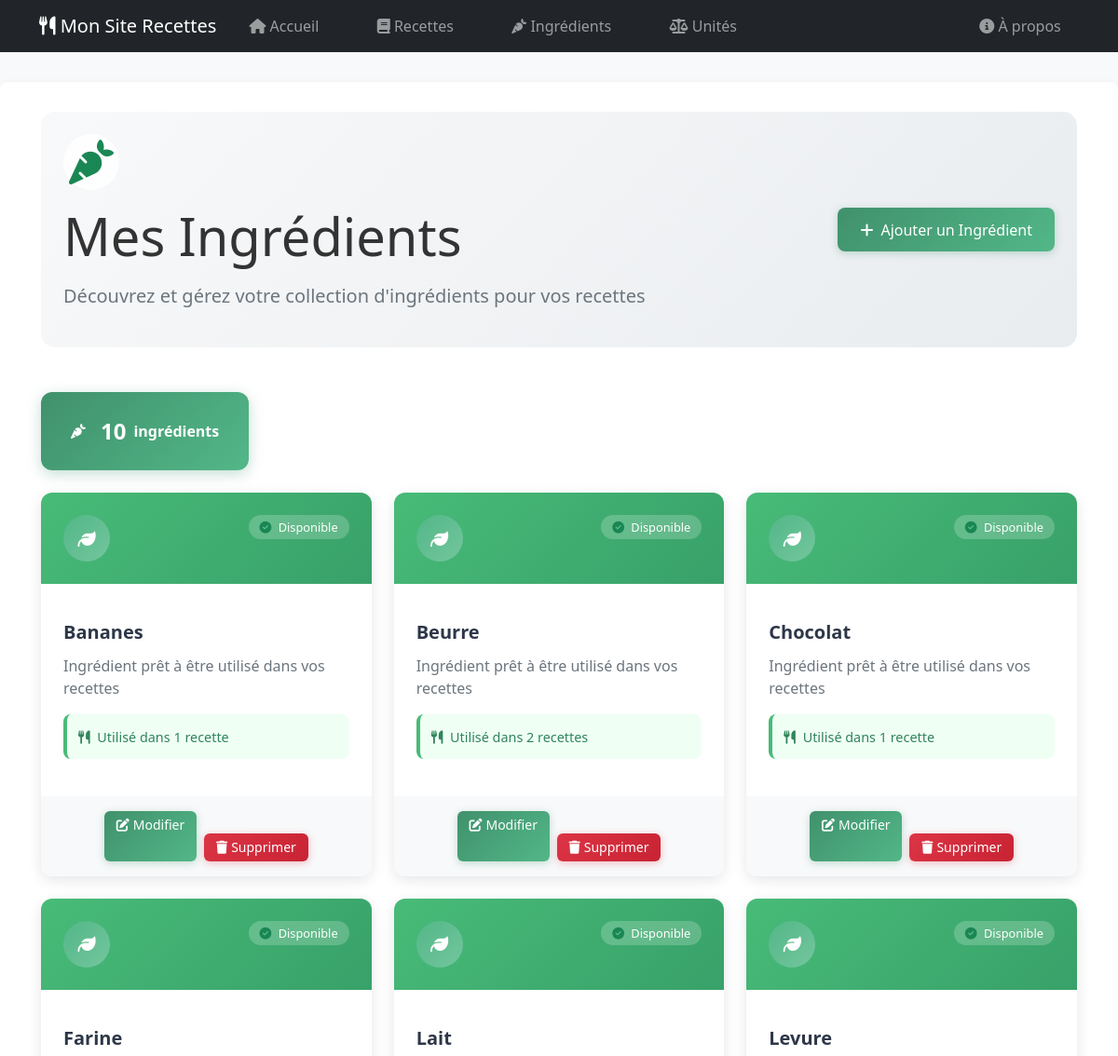
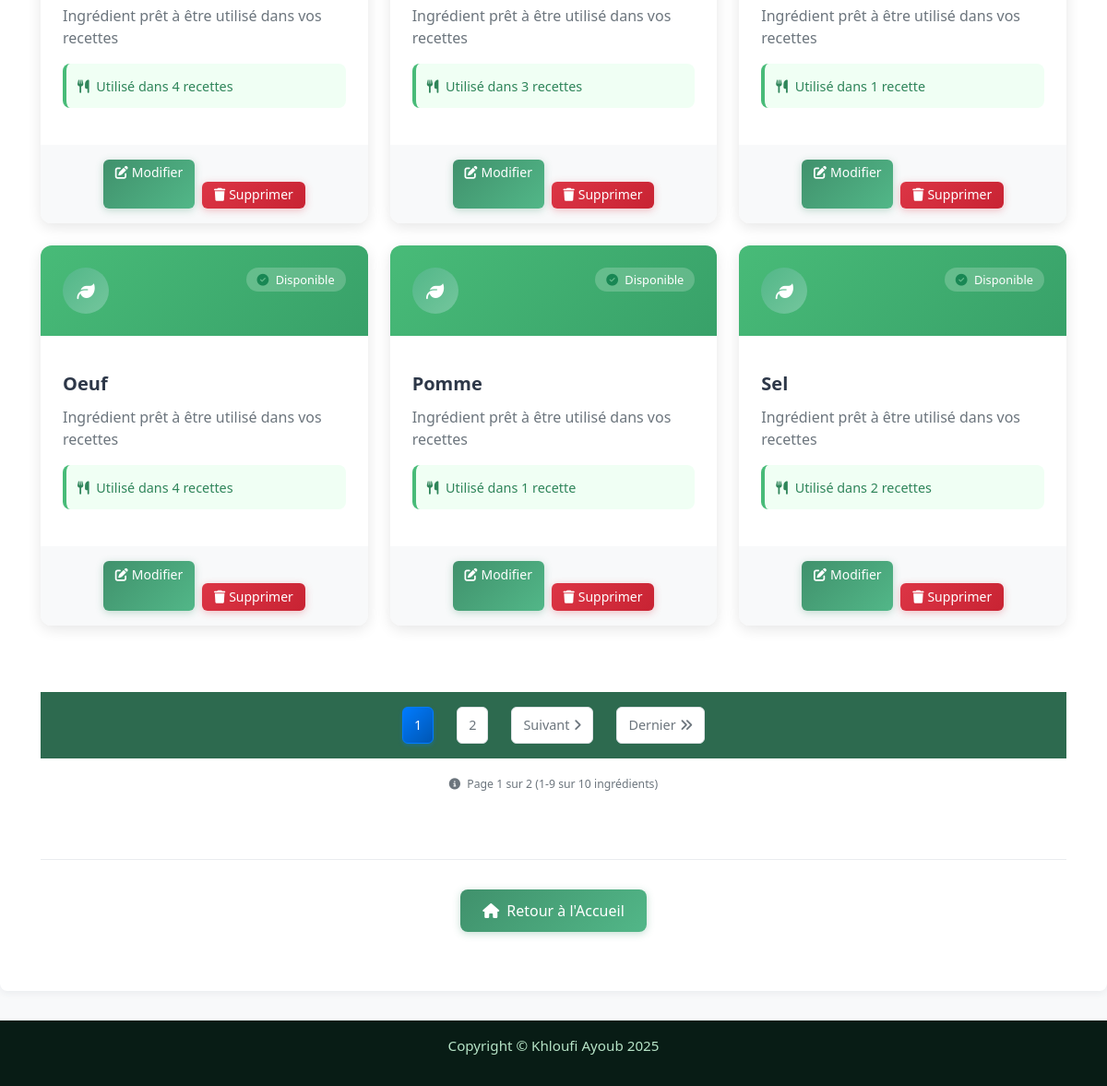
The page /ingredients/ on the database as committed earlier (2 pictures, top to bottom).
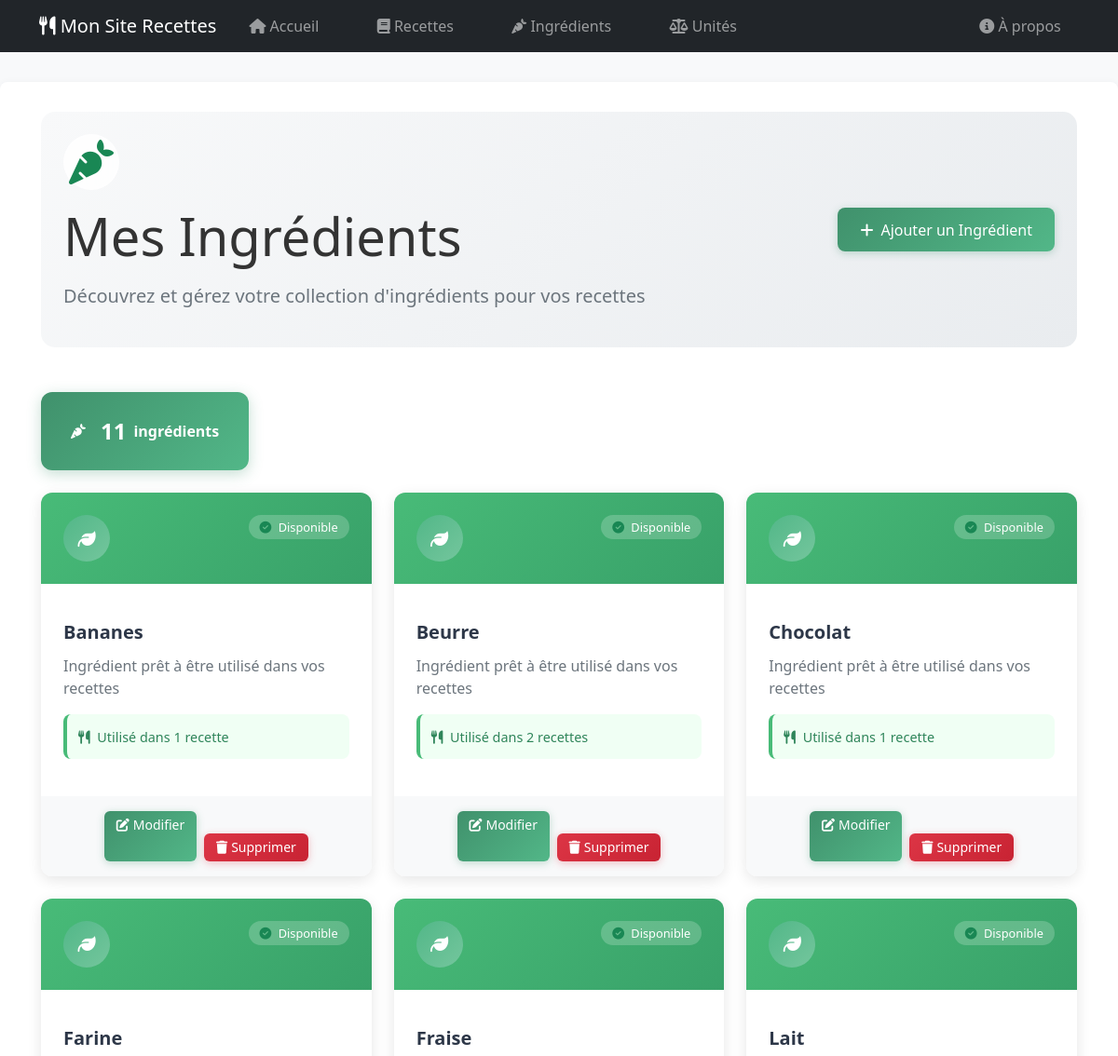
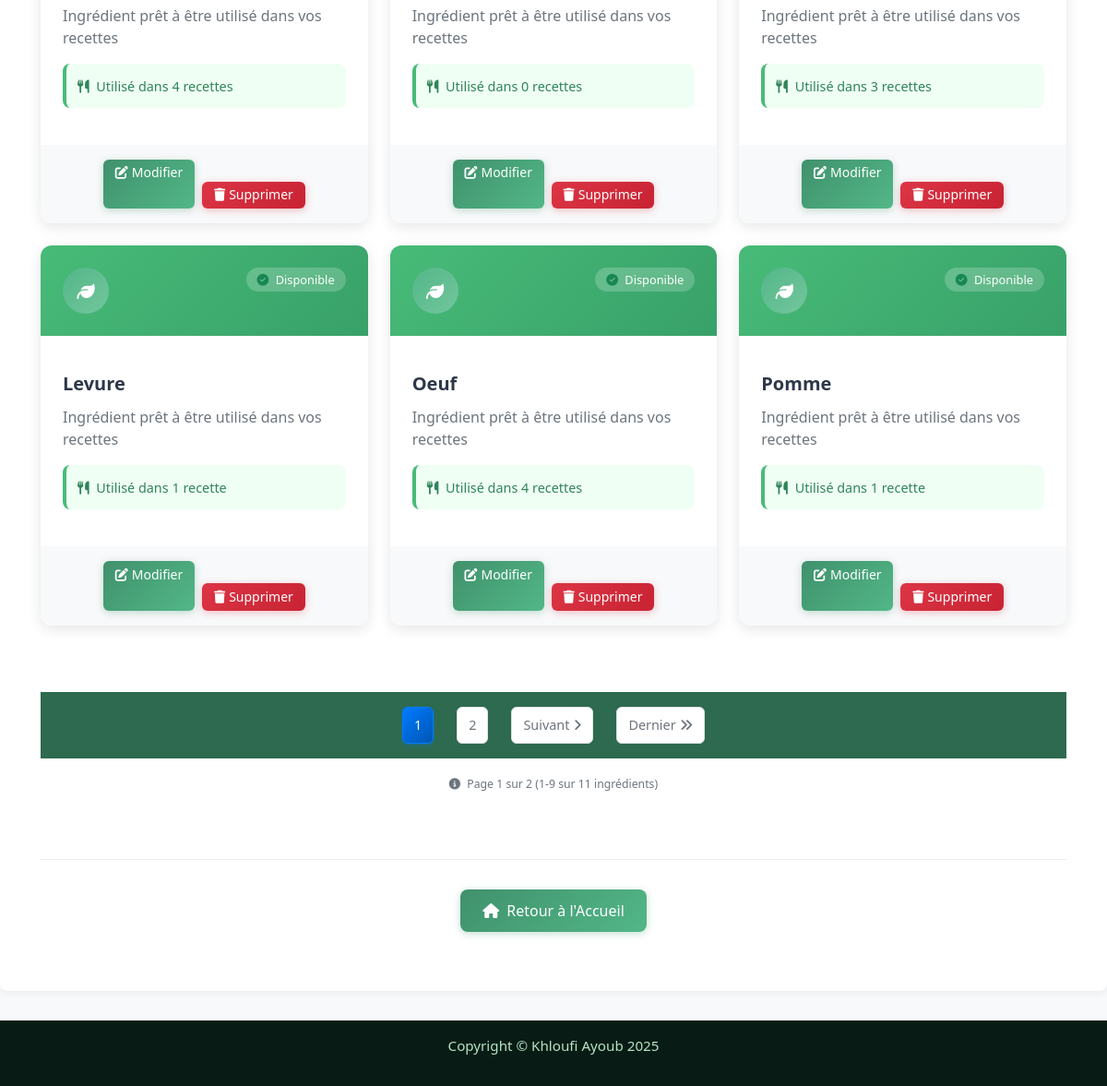
The same page on the database as committed later (2 pictures, top to bottom).
### App/models.py (models this page shows, shortened)
class Ingredient(models.Model):
    name = models.CharField(max_length=50, verbose_name="Nom")
    image = models.ImageField(default="", upload_to='ingredients/', verbose_name="Image", blank=True, null=True)
    class Meta:
        ordering = ('name',)
        verbose_name = "ingredient"
        verbose_name_plural = "ingredients"

### App/views/ingredient_views.py (the view)
# urls.py: path('ingredients/', views.IngredientListView.as_view(), name="ingredients"),
class IngredientListView(View):
    def get(self, request):
        ingredients_list = Ingredient.objects.all()
        paginator = Paginator(ingredients_list, 9)  # 9 ingrédients par page (3 lignes de 3)
        page = request.GET.get('page')
        try:
            ingredients = paginator.page(page)
        except PageNotAnInteger:
            ingredients = paginator.page(1)
        except EmptyPage:
            ingredients = paginator.page(paginator.num_pages)
        return render(request, 'App/ingredient/ingredient_list.html', {'ingredients': ingredients})

### App/templates/App/ingredient/ingredient_list.html (shortened to what this page needs)
{% extends 'base.html' %}
{% load static %}
{% block content %}
<div class="ingredients-page">
  <div class="page-header mb-5">
    <div class="row align-items-center">
      <div class="col-lg-8">
        <div class="header-content">
          <div class="header-icon mb-3">
            <i class="fas fa-carrot fa-3x text-success"></i>
          </div>
          <h1 class="display-4 mb-3">Mes Ingrédients</h1>
          <p class="lead text-muted">Découvrez et gérez votre collection d'ingrédients pour vos recettes</p>
        </div>
      </div>
      <div class="col-lg-4 text-lg-end">
        <a href="{% url 'add_ingredient' %}" class="btn btn-lg btn-success">
          <i class="fas fa-plus me-2"></i>Ajouter un Ingrédient
        </a>
      </div>
    </div>
  </div>
  {% if ingredients %}
    <div class="ingredients-stats mb-4">
      <div class="stats-card">
        <i class="fas fa-carrot me-2"></i>
        <span class="stats-number">{{ ingredients.paginator.count }}</span>
        <span class="stats-label">ingrédient{{ ingredients.paginator.count|pluralize }}</span>
      </div>
    </div>
    <div class="row g-4">
      {% for ingredient in ingredients %}
      <div class="col-lg-4 col-md-6 col-sm-12">
        <div class="ingredient-card-modern">
          <div class="ingredient-header">
            <div class="ingredient-icon">
              <i class="fas fa-leaf"></i>
            </div>
            <div class="ingredient-meta">
              <span class="ingredient-status">
                <i class="fas fa-check-circle me-1 text-success"></i>
                Disponible
              </span>
            </div>
          </div>
          <div class="ingredient-content">
            <h3 class="ingredient-title">{{ ingredient.name }}</h3>
            <p class="ingredient-description text-muted">
              Ingrédient prêt à être utilisé dans vos recettes
            </p>
            <div class="ingredient-usage-preview">
              <span class="usage-label">
                <i class="fas fa-utensils me-1"></i>
                Utilisé dans {{ ingredient.recipeingredient_set.count }} recette{{ ingredient.recipeingredient_set.count|pluralize }}
              </span>
            </div>
          </div>
          <div class="ingredient-actions">
            <a href="{% url 'edit_ingredient' ingredient.id %}" class="btn btn-outline-secondary btn-sm">
              <i class="fas fa-edit me-1"></i>Modifier
            </a>
            <form method="post" action="{% url 'delete_ingredient' ingredient.id %}" style="display:inline;" onsubmit="return confirm('Êtes-vous sûr de vouloir supprimer l\'ingrédient {{ ingredient.name }} ?');">
              <button type="submit" class="btn btn-danger btn-sm">
                <i class="fas fa-trash me-1"></i>Supprimer
              </button>
            </form>
          </div>
        </div>
      </div>
      {% endfor %}
    </div>
    {% include 'App/includes/pagination_section.html' with page_obj=ingredients aria_label="Navigation des ingrédients" item_name_plural="ingrédients" %}
  {% endif %}
  <div class="page-navigation mt-5">
    <a href="{% url 'home' %}" class="btn btn-outline-secondary">
      <i class="fas fa-home me-2"></i>Retour à l'Accueil
    </a>
  </div>
</div>
{% endblock %}

Rows that differ between the two databases and show on the page:
no longer on this page (row unchanged): Ingredient: name "Sel", recipeingredient_set.count "2"
added Ingredient: name "Fraise", recipeingredient_set.count "0"
Other text that changed with them:
{{ ingredients.paginator.count }}: "10" → "11"
{{ page_obj.paginator.count }}: "10" → "11"
